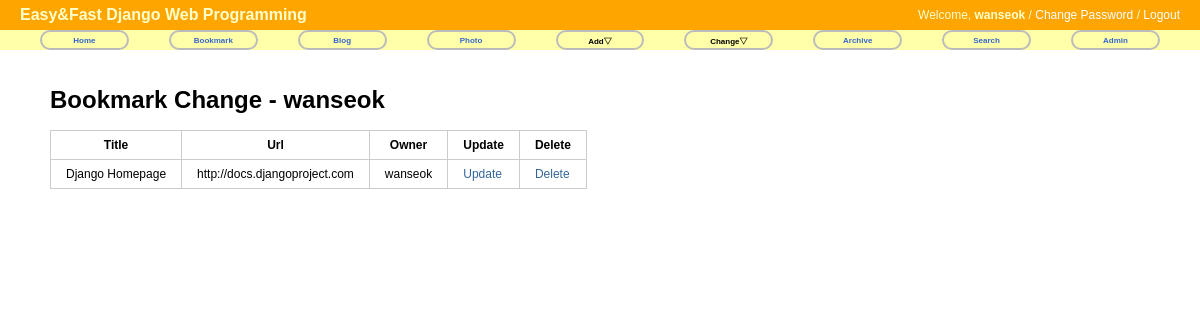
The app's page /bookmark/change/ (signed in) with its own data.
### bookmark/models.py (models this page shows, shortened)
@python_2_unicode_compatible
class Bookmark(models.Model):
    title = models.CharField(max_length=100, blank=True, null=True)
    url = models.URLField('url', unique=True)
    owner = models.ForeignKey(User, null=True)

### bookmark/views.py (the view)
class BookmarkChangeLV(LoginRequiredMixin, ListView):
    template_name = 'bookmark/bookmark_change_list.html'
    def get_queryset(self):
        return Bookmark.objects.filter(owner=self.request.user)

### bookmark/templates/bookmark/bookmark_change_list.html (shortened to what this page needs)
{% extends "base.html" %}
{% block content %}
<div id="content">
    <h1>Bookmark Change - {{user}}</h1>
    <table class="change-list">
        <tr>
            <th>Title</th>
            <th>Url</th>
            <th>Owner</th>
            <th>Update</th>
            <th>Delete</th>
        </tr>
        {% for item in object_list %}
        <tr>
            <td>{{ item.title }}</td>
            <td>{{ item.url }}</td>
            <td>{{ item.owner }}</td>
            <td><a href="{% url 'bookmark:update' item.id %}">Update</a></td>
            <td><a href="{% url 'bookmark:delete' item.id %}">Delete</a></td>
        </tr>
        {% endfor %}
    </table>
</div>
{% endblock %}

### templates/base.html (shortened to what this page needs)
<!DOCTYPE html>
<html lang="ko">
<head>
    {% load staticfiles %}
    <link rel="stylesheet" type="text/css" href="{% block stylesheet %}{% static "css/base.css" %}{% endblock %}" />
    <link rel="stylesheet" type="text/css" href="{% block extrastyle %}{% endblock %}" />
</head>
<body>
    <div id="header">
        <h2 class="maintitle">Easy&amp;Fast Django Web Programming</h2>
        {% if user.is_active %}
        <h4 class="welcome">Welcome,
                    <strong>{% firstof user.get_short_name user.get_username %}</strong> /
                    <a href="{% url 'password_change' %}">Change Password</a> /
                    <a href="{% url 'logout' %}">Logout</a>
        </h4>
        {% else %}
        <h4 class="welcome">Welcome, Anonymous /
                    <a href="{% url 'login' %}">Login</a> /
                    <a href="{% url 'register' %}">Register</a>
        </h4>
        {% endif %}
    </div>
    <div id="menu">
        <li><a href="{% url 'home' %}">Home</a></li>
        <li><a href="{% url 'bookmark:index' %}">Bookmark</a></li>
        <li><a href="{% url 'blog:index' %}">Blog</a></li>
        <li><a href="{% url 'photo:index' %}">Photo</a></li>
        <li>Add&bigtriangledown;
        </li>
        <li>Change&bigtriangledown;
        </li>
        <li><a href="{% url 'blog:post_archive' %}">Archive</a></li>
        <li><a href="{% url 'blog:search' %}">Search</a></li>
        <li><a href="{% url 'admin:index' %}">Admin</a></li>
    </div>
    {% block content %}{% endblock %}
</body>
</html>

### static/css/base.css (style rules this page uses)
body { font-family: "Lucida Grande", Verdana, Arial, sans-serif; font-size: 12px; }
div#header { position: absolute; top: 0px; left: 0px; height: 30px; width: 100%; display: table; background: orange; }
div#menu { position: absolute; top: 30px; left: 0px; height: 20px; width: 100%; display: table; table-layout: fixed; border-spacing: 40px 0px; background: #ffa; font-size: 8px; }
div#content { position: absolute; top: 70px; left: 50px; right: 50px; }
.maintitle { display: table-cell; vertical-align: middle; padding-left: 20px; color: #ffc; font-weight: bold; font-size: 16px; }
.welcome { display: table-cell; vertical-align: middle; text-align: right; padding-right: 20px; color: #ffc; font-weight: normal; font-size: 12px; }
.welcome a:link, .welcome a:visited { color: white; }
div#menu a:link, div#menu a:visited { color: #36c; }
div#menu > li { display: table-cell; vertical-align: middle; border: 2px solid #bbb; border-radius: 25px; text-align: center; font-weight: bold; }
a:link, a:visited { color: #369; text-decoration: none; }
table { border-collapse: collapse; }
td, th { line-height: 18px; border-bottom: 1px solid #eee; vertical-align: top; padding: 5px 15px; font-family: "Lucida Grande", Verdana, Arial, sans-serif; }
table.change-list, table.change-list th, table.change-list td { border: 1px solid #ccc; }

### records on screen
Bookmark: title "Django Homepage", url "http://docs.djangoproject.com", owner "wanseok"

### other values on screen
{{ user }} "wanseok"
